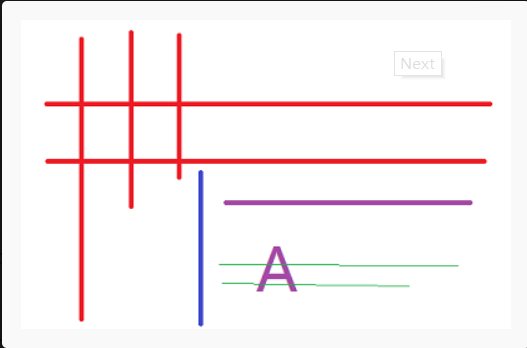
//> input picture project_code/images/line.png, 527 x 348 px
$ ./VC_FANFUHAN_OPENCV060   (built with g++ and OpenCV 4)
//> lines starting //> are read from the running program, lines starting //| are printed output that depends on the picture
// VC_FANFUHAN_OPENCV060.cpp : 定義主控台應用程式的進入點。
//
/*
// Debug | x32
通用屬性
| C/C++
|	| 一般
|		| 其他 Include 目錄 -> ..\..\opencv411_x64\include
|
| 連結器
| 	|一一般
|		|  其他程式庫目錄 -> ..\..\opencv411_x64\lib
|
| 	|一輸入
|		| 其他相依性 -> opencv_world411d.lib;%(AdditionalDependencies)

// Releas | x64
組態屬性
| C/C++
|	| 一般
|		| 其他 Include 目錄 -> ..\..\opencv411_x64\include;%(AdditionalDependencies)
|
| 連結器
| 	|一般
|		| 其他程式庫目錄 -> ..\..\opencv411_x64\lib;%(AdditionalDependencies)
|
| 	|一輸入
|		| 其他相依性 -> opencv_world411.lib;%(AdditionalDependencies)

*/

#include "stdafx.h"
#include <iostream>
#include <opencv2/opencv.hpp>
#include <opencv2/core/core.hpp>
#include <opencv2/highgui/highgui.hpp>

using namespace std;
using namespace cv;

void blur_demo(Mat &image, Mat &sum);
void edge_demo(Mat &image, Mat &sum);
int getblockSum(Mat &sum, int x1, int y1, int x2, int y2, int i);

void showHistogram(InputArray src, cv::String StrTitle);
void backProjection_demo(Mat &mat, Mat &model);
void blur3x3(Mat &src, Mat *det);

void add_salt_pepper_noise(Mat &image);
void add_gaussian_noise(Mat &image);

void USMImage(Mat src, Mat &usm, float fltPar);

void pyramid_up(Mat &image, vector<Mat> &pyramid_images, int level);
void pyramid_down(vector<Mat> &pyramid_images);

void laplaian_demo(vector<Mat> &pyramid_images, Mat &image);

void connected_component_demo(Mat &image);
void componentwithstats_demo(Mat &image);

void contours_info(Mat &image, vector<vector<Point>> &pts);
void contours_info(Mat &image, vector<vector<Point>> &pts, int threshold01, int threshold02);

// [5 lines left out: function pause, not called in this run]
int main()
{
	Mat src = imread("../../images/line.png");//Mat src = imread("../../images/test.png");
//> src is the input picture: 348 rows x 527 cols, CV_8UC3; mean B, G, R 242.2, 240.7, 249.3
	if (src.empty())
	{
		cout << "could not load image.." << endl;
		pause();
		return -1;
	}
	else
	{
		imshow("input_src", src);
		showHistogram(src, "Histogram_input_src");

		/*
		// 轮廓发现
		vector<vector<Point>> contours1;
		vector<vector<Point>> contours2;
		contours_info(src, contours1);
		contours_info(src, contours2, 80, 160);
		//*/

		// 去噪声与二值化
		Mat binary;
		Canny(src, binary, 80, 160);
		Mat k = getStructuringElement(MORPH_RECT, Size(5, 5), Point(-1, -1));
		//dilate(binary, binary, k);
		imshow("binary", binary);

		// 标准霍夫直线检测
		vector<Vec4i> lines;
		/*
		void cv::HoughLinesP(
		InputArray image,
		OutputArray lines,
		double rho,
		double theta,
		int threshold,
		double     minLineLength = 0,
		double     maxLineGap = 0
		)
		參數
		Image輸入二值圖像
		Lines 返回的直線兩個點
		Rho 極坐標r得步長
		Theta角度步長
		Threshold累加器閾值
		minLineLength最小線段長度
		maxLineGap線段間隔
		*/
		HoughLinesP(binary, lines, 1, CV_PI / 180, 80, 30, 10);

		// 绘制直线
		Mat result = Mat::zeros(src.size(), src.type());
		for (size_t i = 0; i < lines.size(); ++i) {
			line(result, Point(lines[i][0], lines[i][1]),
				Point(lines[i][2], lines[i][3]), Scalar(0, 0, 255));
		}

		imshow("contours", result);
		waitKey(0);
		return 0;

	}

	return 0;
}

// [283 lines left out: functions contours_info, contours_info, componentwithstats_demo, connected_component_demo, laplaian_demo, pyramid_down and 3 more, not called in this run]

/**
* 3x3 sobel 垂直边缘检测演示
*/
// [121 lines left out: functions edge_demo, getblockSum, add_gaussian_noise, add_salt_pepper_noise, blur3x3, backProjection_demo, not called in this run]

void showHistogram(InputArray src, cv::String StrTitle)//直方圖
{
//> called with StrTitle = "Histogram_input_src"
	bool blnGray = false;
	if (src.channels() == 1)
	{
		blnGray = true;
	}

	// 三通道/單通道 直方圖 紀錄陣列
	vector<Mat> bgr_plane;
	vector<Mat> gray_plane;

	// 定义参数变量
	const int channels[1] = { 0 };
	const int bins[1] = { 256 };
	float hranges[2] = { 0, 255 };
	const float *ranges[1] = { hranges };
	Mat b_hist, g_hist, r_hist, hist;
	// 计算三通道直方图
	/*
	void calcHist( const Mat* images, int nimages,const int* channels, InputArray mask,OutputArray hist, int dims, const int* histSize,const float** ranges, bool uniform=true, bool accumulate=false );
	1.輸入的圖像數組
	2.輸入數組的個數
	3.通道數
	4.掩碼
	5.直方圖
	6.直方圖維度
	7.直方圖每個維度的尺寸數組
	8.每一維數組的範圍
	9.直方圖是否是均勻
	10.配置階段不清零
	*/
	if (blnGray)
	{
		split(src, gray_plane);
		calcHist(&gray_plane[0], 1, 0, Mat(), hist, 1, bins, ranges);
	}
	else
	{
		split(src, bgr_plane);
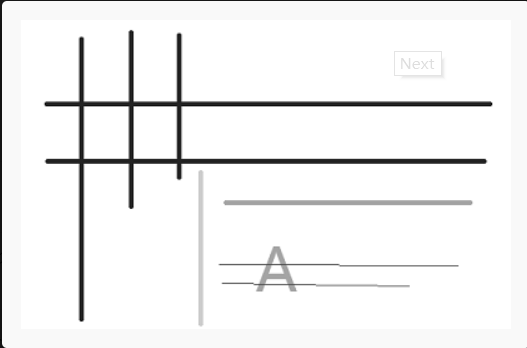
//> bgr_plane[0]: 348 rows x 527 cols, CV_8UC1; min 4, max 255, mean 242.2
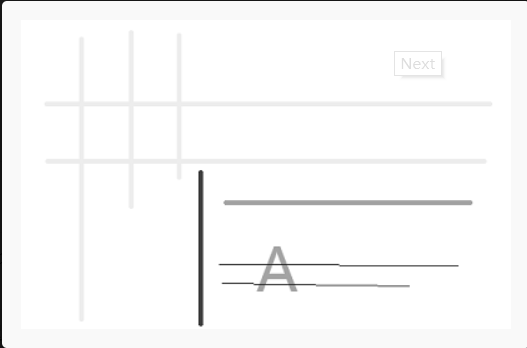
//> bgr_plane[2]: 348 rows x 527 cols, CV_8UC1; min 4, max 255, mean 249.3
		calcHist(&bgr_plane[0], 1, 0, Mat(), b_hist, 1, bins, ranges);
//> b_hist = 256 values, max 30758 at index 249, min 0 at index 0, mean 182.2
		calcHist(&bgr_plane[1], 1, 0, Mat(), g_hist, 1, bins, ranges);
//> g_hist = 256 values, max 30753 at index 249, min 0 at index 0, mean 182.2
		calcHist(&bgr_plane[2], 1, 0, Mat(), r_hist, 1, bins, ranges);
//> r_hist = 256 values, max 30753 at index 249, min 0 at index 0, mean 182.1
	}

	/*
	* 显示直方图
	*/
	int hist_w = 512;
	int hist_h = 400;
	int bin_w = cvRound((double)hist_w / bins[0]);
	Mat histImage = Mat::zeros(hist_h, hist_w, CV_8UC3);
	// 归一化直方图数据
	if (blnGray)
	{
		normalize(hist, hist, 0, histImage.rows, NORM_MINMAX, -1);
	}
	else
	{
		normalize(b_hist, b_hist, 0, histImage.rows, NORM_MINMAX, -1);
//> b_hist = 256 values, max 400 at index 249, min 0 at index 0, mean 2.37
		normalize(g_hist, g_hist, 0, histImage.rows, NORM_MINMAX, -1);
//> g_hist has the same summary as b_hist
		normalize(r_hist, r_hist, 0, histImage.rows, NORM_MINMAX, -1);
//> r_hist has the same summary as b_hist
	}

	// 绘制直方图曲线
	for (int i = 1; i < bins[0]; ++i)
	{
		if (blnGray)
		{
			line(histImage, Point(bin_w * (i - 1), hist_h - cvRound(hist.at<float>(i - 1))),
				Point(bin_w * (i), hist_h - cvRound(hist.at<float>(i))), Scalar(255, 255, 255),
				2, 8, 0);
		}
		else
		{
			line(histImage, Point(bin_w * (i - 1), hist_h - cvRound(b_hist.at<float>(i - 1))),
				Point(bin_w * (i), hist_h - cvRound(b_hist.at<float>(i))), Scalar(255, 0, 0),
				2, 8, 0);
			line(histImage, Point(bin_w * (i - 1), hist_h - cvRound(g_hist.at<float>(i - 1))),
				Point(bin_w * (i), hist_h - cvRound(g_hist.at<float>(i))), Scalar(0, 255, 0),
				2, 8, 0);
			line(histImage, Point(bin_w * (i - 1), hist_h - cvRound(r_hist.at<float>(i - 1))),
				Point(bin_w * (i), hist_h - cvRound(r_hist.at<float>(i))), Scalar(0, 0, 255),
				2, 8, 0);
		}


	}
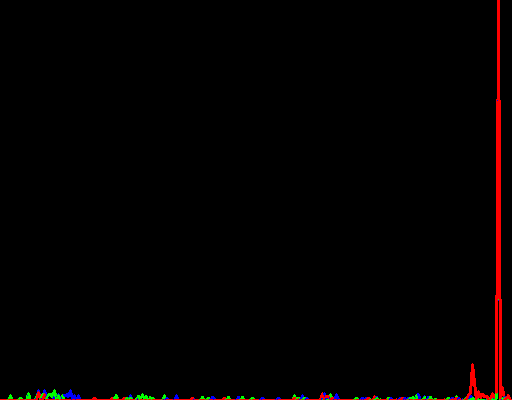
//> histImage: 400 rows x 512 cols, CV_8UC3; mean B, G, R 0.5, 0.7, 3.4
//> in main, `Canny(src, binary, 80, 160);`:
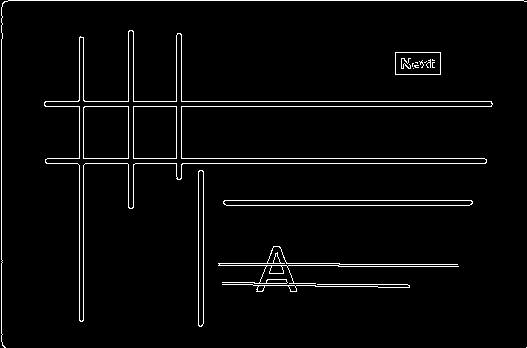
//> binary: 348 rows x 527 cols, CV_8UC1; 3.2% white in thin lines or dots
//> in main, `HoughLinesP(binary, lines, 1, CV_PI / 180, 80, 30, 10);`: lines = 23 lines (x1, y1, x2, y2), first 8: [47, 158, 484, 158], [8, 0, 523, 0], [45, 106, 491, 106], [45, 101, 491, 101], [1, 341, 1, 7], [46, 163, 485, 163], [83, 320, 83, 37], [79, 320, 79, 37]
//> the loop in main, `for (size_t i = 0; i < lines.size(); ++i)` made 23 passes
//> after the loop in main, `for (size_t i = 0; i < lines.size(); ++i)`:
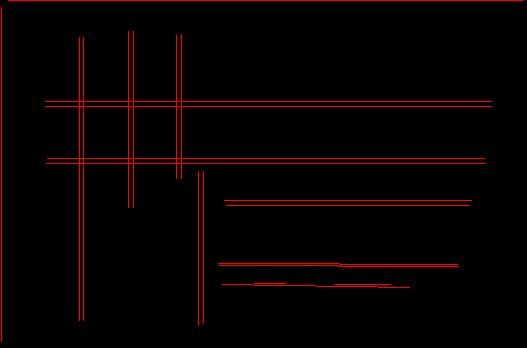
//> result: 348 rows x 527 cols, CV_8UC3; mean B, G, R 0, 0, 7.5
//> (the program exits here)
